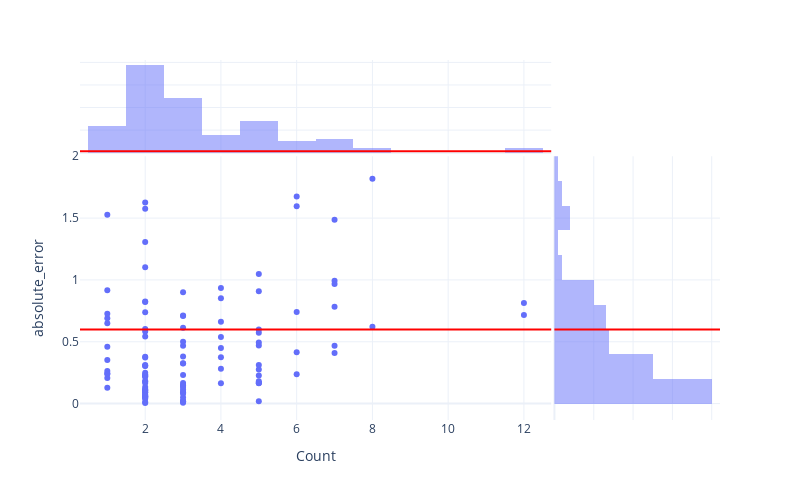

Here is the notebook cell this chart was saved with:
### Code cell
# Plot absolute error in function of the number of substructures
df = data.join(test_attributions.groupby("molecule_smiles").size().to_frame("Count"), on="smiles")

fig = px.scatter(df, x="Count", y="absolute_error", marginal_x="histogram", marginal_y="histogram")
fig.add_hline(y=0.6, line_color="red")
fig.update_layout(autosize=False, width=800, height=500, template="plotly_white")
fig.show()

### Figure 1 — Plotly figure (JSON) as saved in the notebook; plotly's stock layout.template omitted (floating-point values rounded to 4 significant figures)
{"data": [{"hovertemplate": "Count=%{x}<br>absolute_error=%{y}<extra></extra>", "legendgroup": "", "marker": {"color": "#636efa", "symbol": "circle"}, "mode": "markers", "name": "", "orientation": "v", "showlegend": false, "type": "scatter", "x": [3, 5, 3, 2, 2, 2, 1, 1, 2, 1, 4, 1, 3, 3, 4, 4, 7, 3, 2, 2, 2, 2, 3, 2, 3, 8, 2, 2, 2, 2, 2, 2, 2, 5, 2, 2, 2, 2, 2, 7, 3, 2, 2, 2, 5, 2, 2, 2, 7, 6, 6, 7, 5, 4, 5, 2, 5, 5, 3, 8, 3, 5, 3, 6, 2, 3, 4, 1, 2, 4, 1, 3, 6, 5, 2, 7, 7, 3, 5, 2, 2, 3, 3, 3, 5, 3, 3, 3, 3, 5, 12, 4, 3, 2, 4, 2, 2, 3, 2, 6, 12, 5, 5, 3, 2, 1, 2, 1, 1, 1, 1, 1], "xaxis": "x", "y": [0.02051, 0.4699, 0.6128, 0.03875, 0.004354, 0.5835, 0.6491, 0.2442, 1.102, 0.4597, 0.9338, 0.206, 0.007409, 0.3246, 0.662, 0.3748, 0.4092, 0.0921, 0.0871, 0.07316, 0.1349, 0.2193, 0.151, 0.2174, 0.3818, 1.817, 1.626, 0.1793, 0.2351, 0.05881, 0.05231, 0.0126, 0.3736, 1.048, 0.8206, 1.306, 0.5431, 0.3031, 0.0914, 0.9943, 0.01881, 0.117, 0.1829, 0.1082, 0.5986, 0.6026, 0.06437, 0.8256, 0.9677, 0.7415, 1.674, 1.486, 0.1798, 0.8523, 0.2279, 0.05994, 0.1657, 0.01917, 0.4674, 0.6213, 0.08017, 0.2748, 0.1143, 1.596, 0.3797, 0.09344, 0.5378, 0.1283, 0.3059, 0.2811, 0.263, 0.1671, 0.4143, 0.313, 0.09809, 0.7826, 0.4685, 0.134, 0.494, 0.1104, 0.1661, 0.01757, 0.3254, 0.7073, 0.1688, 0.7129, 0.2309, 0.04868, 0.9008, 0.9088, 0.8136, 0.1647, 0.4998, 0.7388, 0.4491, 0.04796, 0.2291, 0.1448, 1.575, 0.2379, 0.7162, 0.1649, 0.5721, 0.01624, 0.3127, 0.2384, 0.2488, 0.6909, 0.9157, 1.527, 0.3531, 0.727], "yaxis": "y"}, {"alignmentgroup": "True", "bingroup": "x", "hovertemplate": "Count=%{x}<br>count=%{y}<extra></extra>", "legendgroup": "", "marker": {"color": "#636efa"}, "name": "", "offsetgroup": "", "opacity": 0.5, "showlegend": false, "type": "histogram", "x": [3, 5, 3, 2, 2, 2, 1, 1, 2, 1, 4, 1, 3, 3, 4, 4, 7, 3, 2, 2, 2, 2, 3, 2, 3, 8, 2, 2, 2, 2, 2, 2, 2, 5, 2, 2, 2, 2, 2, 7, 3, 2, 2, 2, 5, 2, 2, 2, 7, 6, 6, 7, 5, 4, 5, 2, 5, 5, 3, 8, 3, 5, 3, 6, 2, 3, 4, 1, 2, 4, 1, 3, 6, 5, 2, 7, 7, 3, 5, 2, 2, 3, 3, 3, 5, 3, 3, 3, 3, 5, 12, 4, 3, 2, 4, 2, 2, 3, 2, 6, 12, 5, 5, 3, 2, 1, 2, 1, 1, 1, 1, 1], "xaxis": "x3", "yaxis": "y3"}, {"alignmentgroup": "True", "bingroup": "y", "hovertemplate": "absolute_error=%{y}<br>count=%{x}<extra></extra>", "legendgroup": "", "marker": {"color": "#636efa"}, "name": "", "offsetgroup": "", "opacity": 0.5, "showlegend": false, "type": "histogram", "xaxis": "x2", "y": [0.02051, 0.4699, 0.6128, 0.03875, 0.004354, 0.5835, 0.6491, 0.2442, 1.102, 0.4597, 0.9338, 0.206, 0.007409, 0.3246, 0.662, 0.3748, 0.4092, 0.0921, 0.0871, 0.07316, 0.1349, 0.2193, 0.151, 0.2174, 0.3818, 1.817, 1.626, 0.1793, 0.2351, 0.05881, 0.05231, 0.0126, 0.3736, 1.048, 0.8206, 1.306, 0.5431, 0.3031, 0.0914, 0.9943, 0.01881, 0.117, 0.1829, 0.1082, 0.5986, 0.6026, 0.06437, 0.8256, 0.9677, 0.7415, 1.674, 1.486, 0.1798, 0.8523, 0.2279, 0.05994, 0.1657, 0.01917, 0.4674, 0.6213, 0.08017, 0.2748, 0.1143, 1.596, 0.3797, 0.09344, 0.5378, 0.1283, 0.3059, 0.2811, 0.263, 0.1671, 0.4143, 0.313, 0.09809, 0.7826, 0.4685, 0.134, 0.494, 0.1104, 0.1661, 0.01757, 0.3254, 0.7073, 0.1688, 0.7129, 0.2309, 0.04868, 0.9008, 0.9088, 0.8136, 0.1647, 0.4998, 0.7388, 0.4491, 0.04796, 0.2291, 0.1448, 1.575, 0.2379, 0.7162, 0.1649, 0.5721, 0.01624, 0.3127, 0.2384, 0.2488, 0.6909, 0.9157, 1.527, 0.3531, 0.727], "yaxis": "y2"}], "layout": {"autosize": false, "barmode": "overlay", "height": 500, "legend": {"tracegroupgap": 0}, "margin": {"t": 60}, "shapes": [{"line": {"color": "red"}, "type": "line", "x0": 0, "x1": 1, "xref": "x domain", "y0": 0.6, "y1": 0.6, "yref": "y"}, {"line": {"color": "red"}, "type": "line", "x0": 0, "x1": 1, "xref": "x2 domain", "y0": 0.6, "y1": 0.6, "yref": "y2"}, {"line": {"color": "red"}, "type": "line", "x0": 0, "x1": 1, "xref": "x3 domain", "y0": 0.6, "y1": 0.6, "yref": "y3"}], "width": 800, "xaxis": {"anchor": "y", "autorange": true, "domain": [0, 0.7363], "range": [0.2789, 12.72], "title": {"text": "Count"}, "type": "linear"}, "xaxis2": {"anchor": "y2", "autorange": true, "domain": [0.7413, 1], "matches": "x2", "range": [0, 42.11], "showgrid": true, "showline": false, "showticklabels": false, "ticks": ""}, "xaxis3": {"anchor": "y3", "autorange": true, "domain": [0, 0.7363], "matches": "x", "range": [0.2789, 12.72], "showgrid": true, "showticklabels": false, "type": "linear"}, "xaxis4": {"anchor": "y4", "domain": [0.7413, 1], "matches": "x2", "showgrid": true, "showline": false, "showticklabels": false, "ticks": ""}, "yaxis": {"anchor": "x", "autorange": true, "domain": [0, 0.7326], "range": [-0.1326, 2.0], "title": {"text": "absolute_error"}, "type": "linear"}, "yaxis2": {"anchor": "x2", "autorange": true, "domain": [0, 0.7326], "matches": "y", "range": [-0.1326, 2.0], "showgrid": true, "showticklabels": false, "type": "linear"}, "yaxis3": {"anchor": "x3", "autorange": true, "domain": [0.7426, 1], "matches": "y3", "range": [0, 41.05], "showgrid": true, "showline": false, "showticklabels": false, "ticks": ""}, "yaxis4": {"anchor": "x4", "domain": [0.7426, 1], "matches": "y3", "showgrid": true, "showline": false, "showticklabels": false, "ticks": ""}}}
